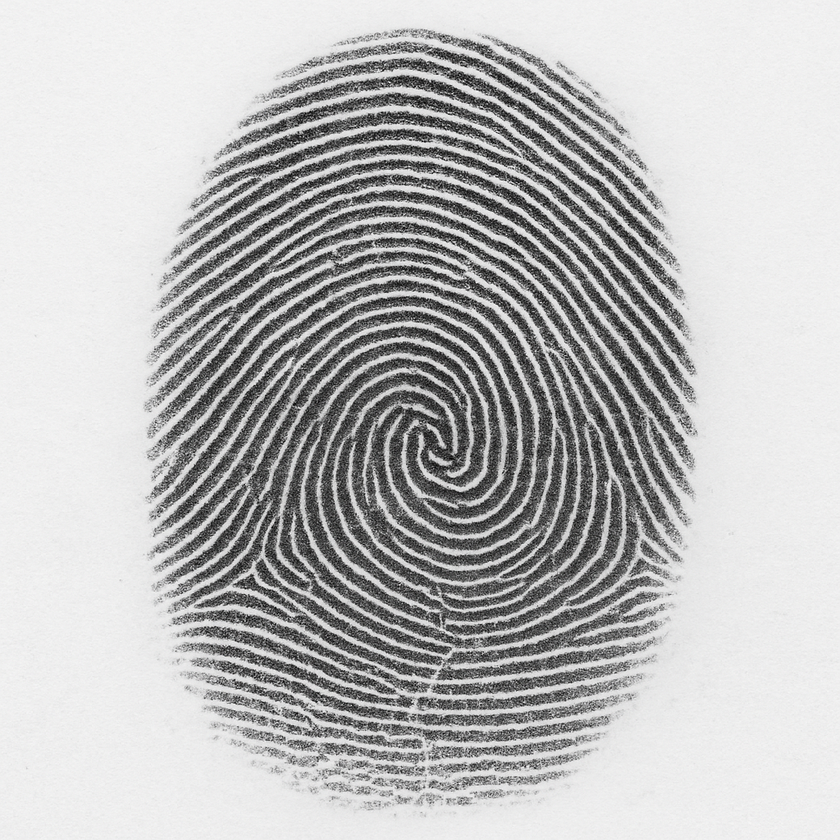
#> input picture project/fingerprints/finger3.png, 840 x 840 px, shrunk from 1024 x 1024 before the run
$ python -i utils.py   (imports and definitions only)   (older library calls are emulated)
#> lines starting #> are read from the running program, lines starting #| are printed output that depends on the picture; after the words box and inside, x2 and y2 are one past the last pixel; in counts of white or black regions, pixels touching at a corner belong together
import cv2
import numpy as np
from skimage.morphology import skeletonize
from skimage.filters import threshold_otsu

def estimate_orientation(img):
    # Calculate gradients
    sobelx = cv2.Sobel(img, cv2.CV_64F, 1, 0, ksize=3)
    sobely = cv2.Sobel(img, cv2.CV_64F, 0, 1, ksize=3)

    # Calculate orientation angle (radians)
    v_x = 2 * np.mean(sobelx * sobely)
    v_y = np.mean(sobelx**2 - sobely**2)
    orientation = 0.5 * np.arctan2(v_x, v_y)

    # Convert radians to degrees
    angle = np.degrees(orientation)
    return angle

def rotate_image(img, angle):
    (h, w) = img.shape
    center = (w // 2, h // 2)
    M = cv2.getRotationMatrix2D(center, angle, 1.0)
    rotated = cv2.warpAffine(img, M, (w, h), flags=cv2.INTER_LINEAR)
    return rotated

def preprocess_fingerprint(image_path):
#> called with image_path = '../fingerprints/finger3.png'
    img = cv2.imread(image_path, cv2.IMREAD_GRAYSCALE)
#> img: shape (840, 840); min 0, max 255, mean 186.1
    if img is None:
        return None

    # Step 0: Align fingerprint by rotation correction
    angle = estimate_orientation(img)
#> in estimate_orientation, `sobelx = cv2.Sobel(img, cv2.CV_64F, 1, 0, ksize=3)`:
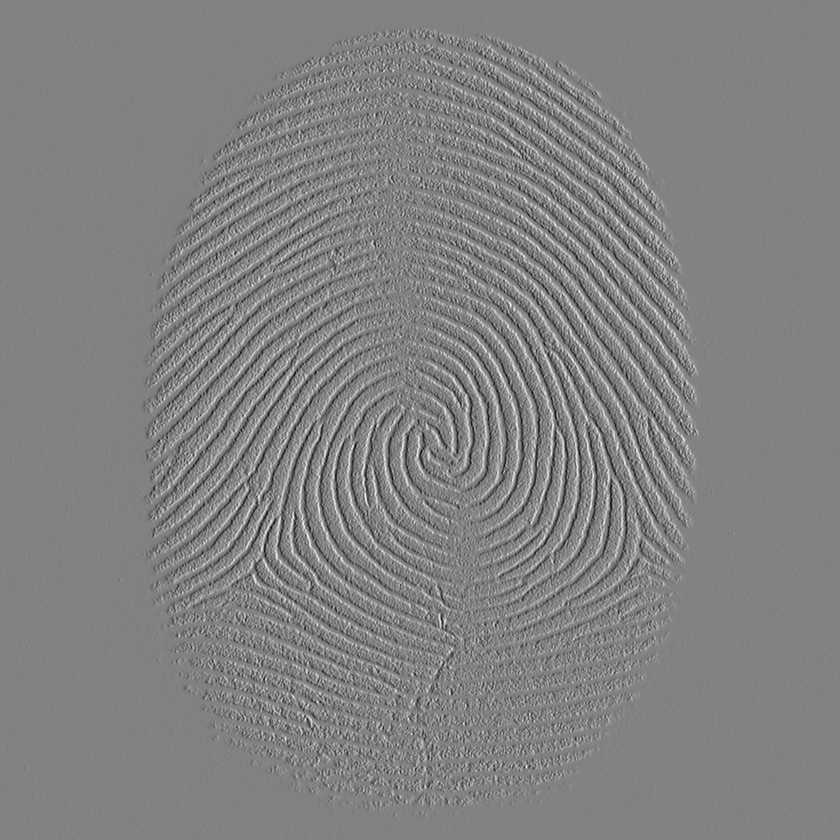
#> sobelx: shape (840, 840) float64; min -747, max 720, mean 0; drawn with min black and max white
#> in estimate_orientation, `sobely = cv2.Sobel(img, cv2.CV_64F, 0, 1, ksize=3)`:
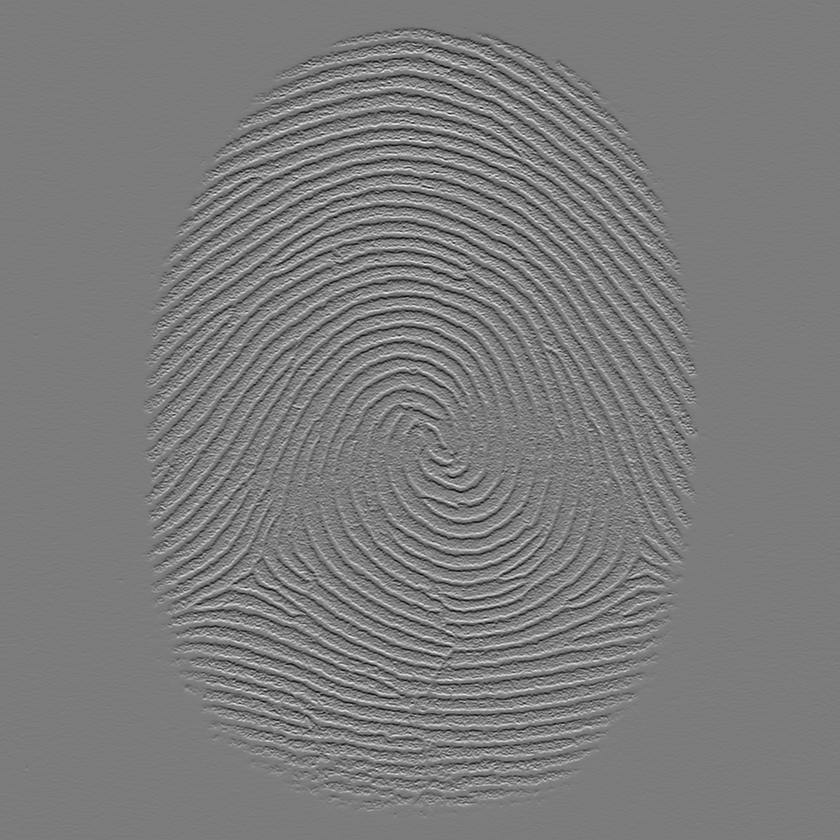
#> sobely: shape (840, 840) float64; min -801, max 845, mean 0; drawn with min black and max white
#> in estimate_orientation, `v_x = 2 * np.mean(sobelx * sobely)`: v_x = -1760.5
#> in estimate_orientation, `v_y = np.mean(sobelx**2 - sobely**2)`: v_y = -6997.1
#> in estimate_orientation, `orientation = 0.5 * np.arctan2(v_x, v_y)`: orientation = -1.45
#> in estimate_orientation, `angle = np.degrees(orientation)`: angle = -82.94
#> angle = -82.94
    img = rotate_image(img, -angle)
#> in rotate_image, `M = cv2.getRotationMatrix2D(center, angle, 1.0)`: M = [[0.123, 0.992, -48.45], [-0.992, 0.123, 785.2]]

    # 1. Enhance contrast with CLAHE
    clahe = cv2.createCLAHE(clipLimit=2.0, tileGridSize=(8,8))
    img_eq = clahe.apply(img)

    # 2. Denoise with fast Non-local Means Denoising
    img_denoised = cv2.fastNlMeansDenoising(img_eq, h=10)

    # 3. Edge-preserving smoothing with bilateral filter
    img_bilateral = cv2.bilateralFilter(img_denoised, d=9, sigmaColor=75, sigmaSpace=75)

    # 4. Optional median blur to remove salt and pepper noise
    img_median = cv2.medianBlur(img_bilateral, 3)
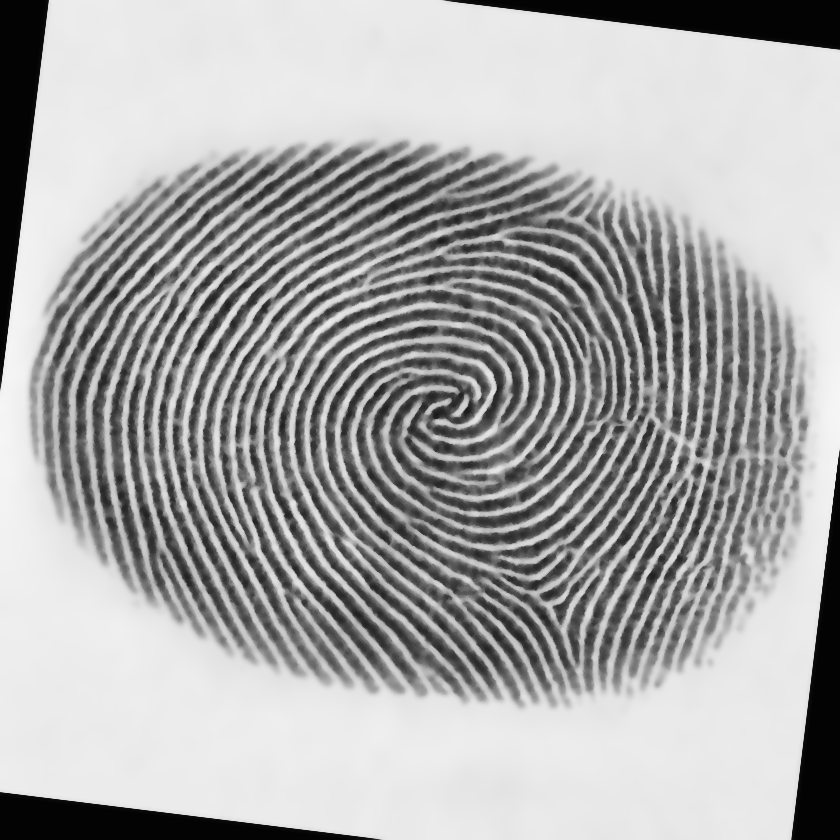
#> img_median: shape (840, 840); min 2, max 246, mean 169.9

    # 5. Apply Gabor filter to enhance ridge patterns
    g_kernel = cv2.getGaborKernel((21, 21), 5, np.pi/4, 10, 0.5, 0, ktype=cv2.CV_32F)
    img_gabor = cv2.filter2D(img_median, cv2.CV_8UC3, g_kernel)
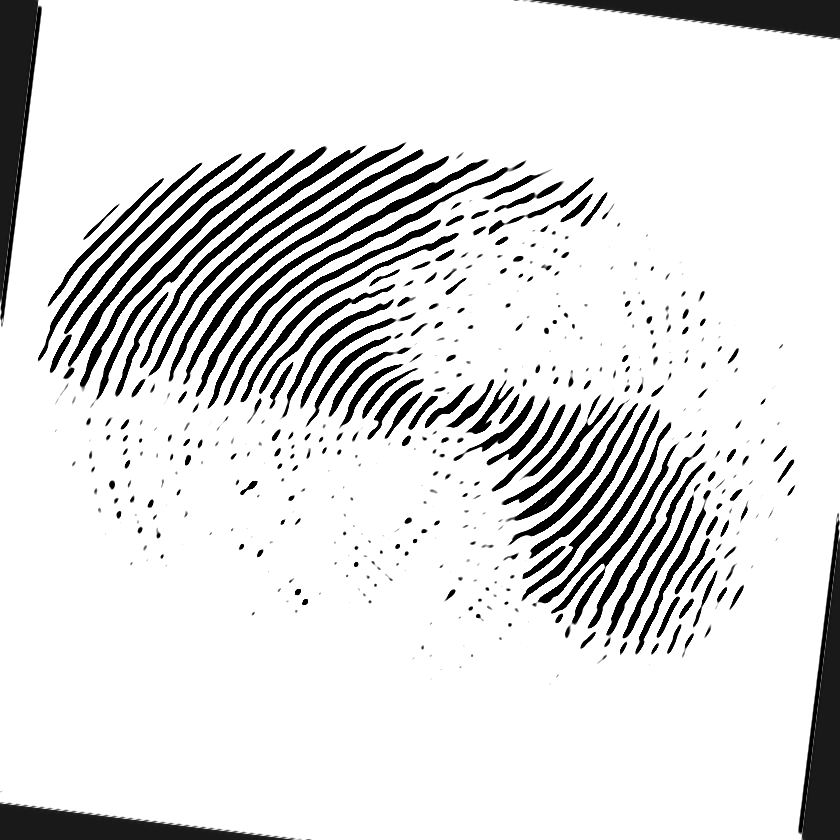
#> img_gabor: shape (840, 840); min 0, max 255, mean 223

    # 6. Thresholding - Try Otsu first, fallback to mean threshold
    try:
        thresh_val = threshold_otsu(img_gabor)
#> thresh_val = 133
        binary = img_gabor > thresh_val
#> binary: shape (840, 840) bool; 87.1% white; 378 black regions (207 under 20 px), largest, box (x1, y1, x2, y2) and area: (0, 0, 42, 321) 7382, (798, 520, 840, 840) 7344, (531, 0, 840, 39) 6146
    except Exception:
        binary = img_gabor > img_gabor.mean()

    # 7. Morphological operations to clean small noise & fill gaps
    binary = (binary.astype(np.uint8) * 255)
    kernel = cv2.getStructuringElement(cv2.MORPH_RECT, (3,3))
    binary = cv2.morphologyEx(binary, cv2.MORPH_OPEN, kernel)
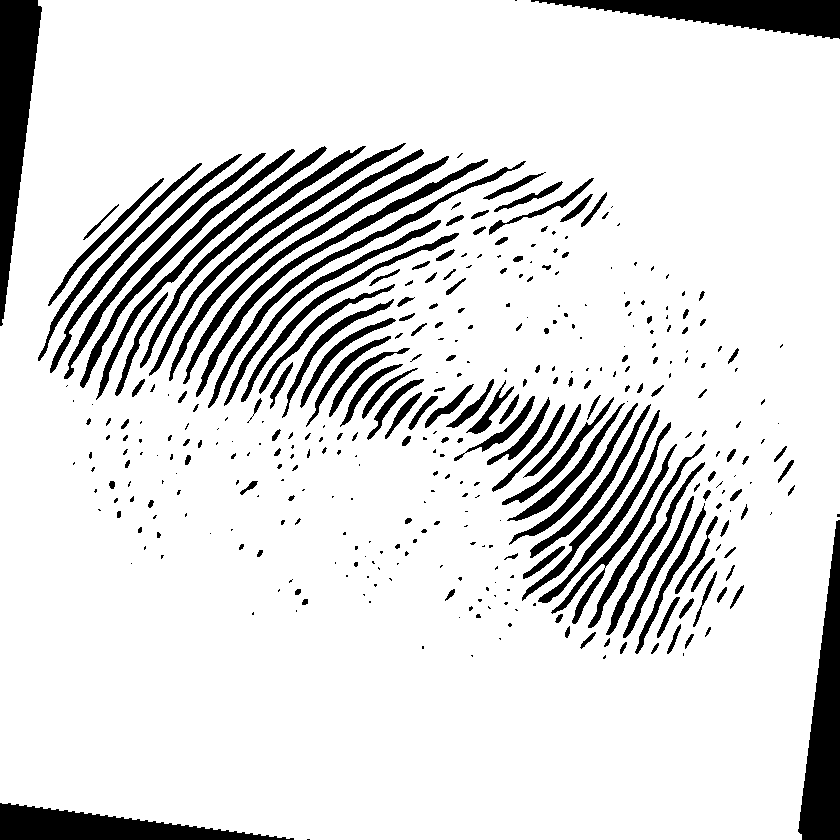
#> binary: shape (840, 840); 87.1% white; 371 black regions (206 under 20 px), largest, box (x1, y1, x2, y2) and area: (0, 0, 42, 326) 7412, (798, 520, 840, 840) 7364, (531, 0, 840, 39) 6185
    binary = cv2.morphologyEx(binary, cv2.MORPH_CLOSE, kernel)
#> binary: shape (840, 840); 87.5% white; 201 black regions (57 under 20 px), largest, box (x1, y1, x2, y2) and area: (0, 0, 42, 326) 7410, (798, 520, 840, 840) 7364, (539, 0, 840, 39) 6172

    # 8. Skeletonize ridges to 1-pixel width
    skeleton = skeletonize(binary // 255)
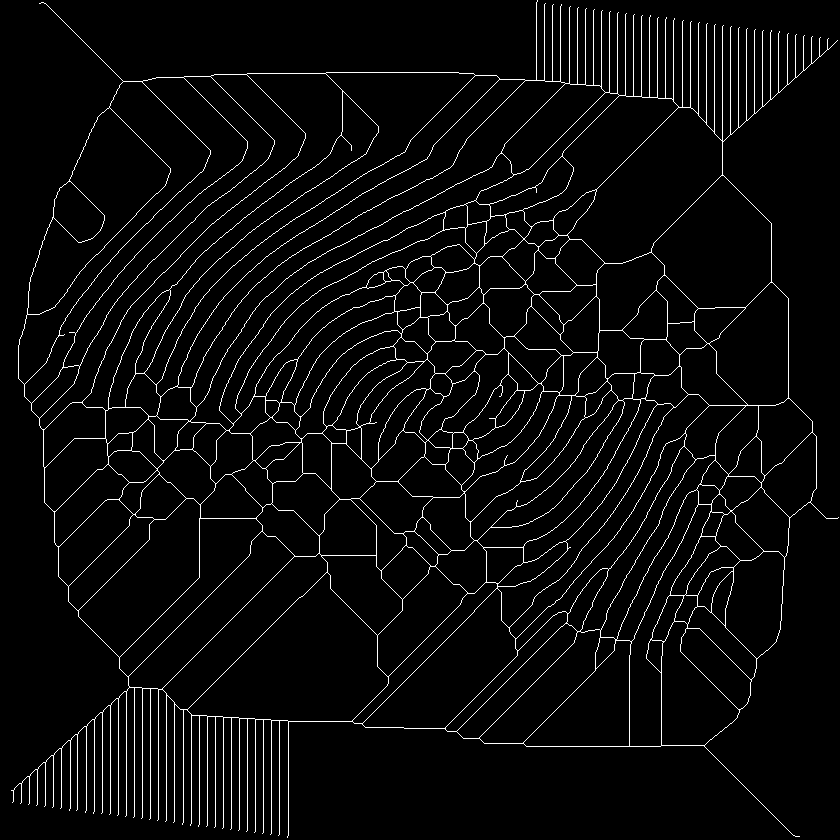
#> skeleton: shape (840, 840) bool; 3.9% white in thin lines or dots
    skeleton = (skeleton * 255).astype(np.uint8)
#> skeleton: shape (840, 840); 3.9% white in thin lines or dots

    return skeleton

def match_fingerprint(img1_path, img2_path):
    img1 = preprocess_fingerprint(img1_path)
    img2 = preprocess_fingerprint(img2_path)

    if img1 is None or img2 is None:
        return 0

    sift = cv2.SIFT_create()
    kp1, des1 = sift.detectAndCompute(img1, None)
    kp2, des2 = sift.detectAndCompute(img2, None)
    if des1 is None or des2 is None:
        return 0

    index_params = dict(algorithm=1, trees=5)
    search_params = dict(checks=50)
    flann = cv2.FlannBasedMatcher(index_params, search_params)

    matches = flann.knnMatch(des1, des2, k=2)

    # Lowe's ratio test to filter good matches
    good_matches = []
    for m, n in matches:
        if m.distance < 0.99 * n.distance:
            good_matches.append(m)

    min_keypoints = min(len(kp1), len(kp2))
    if min_keypoints == 0:
        return 0

    match_percent = len(good_matches) / min_keypoints
    return float(f"{match_percent:.15f}")

>>> result = preprocess_fingerprint('../fingerprints/finger3.png')
